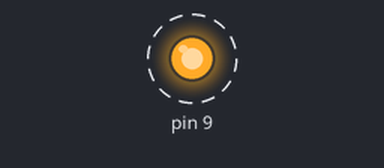
This sketch was run on a simulated Arduino Uno, built with avr-gcc and run on an emulated ATmega328P. On the bench: output pins drawn as LEDs (lit = HIGH). Dashed ring = blinking.

Above: at 0.5 s.
Timing chart, 0 to 4.6 s (numbered marks = the images above):
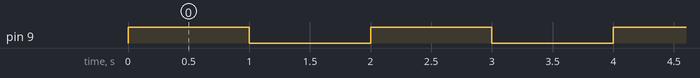

Measured:
- by itself, pin 9: alternates HIGH for 1.0 s and LOW for 1.0 s

The sketch:

sketch_jun02a.ino
```cpp
void setup() {
  // put your setup code here, to run once:
pinMode(9, OUTPUT);
}

void loop() {
  // put your main code here, to run repeatedly:
digitalWrite(9, 1);
delay(1000);
digitalWrite(9, 0);
delay(1000);
}
```
